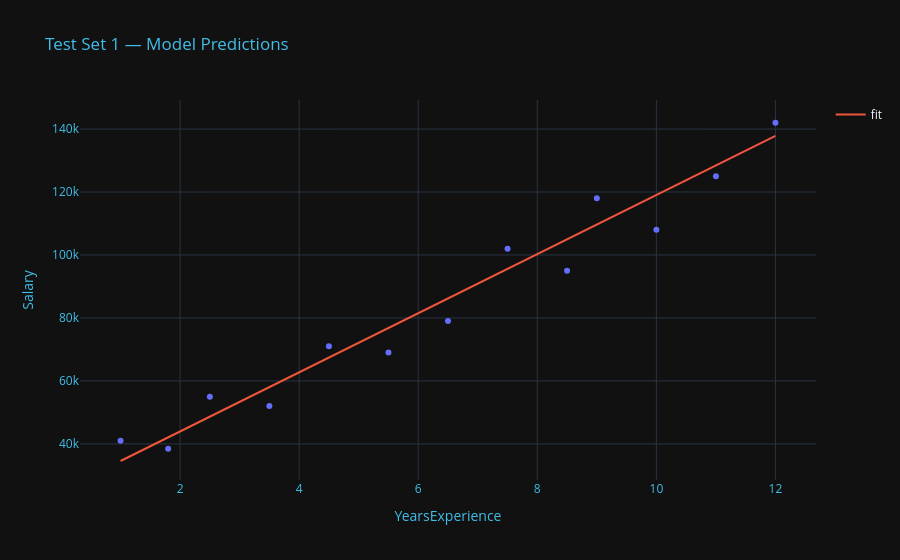
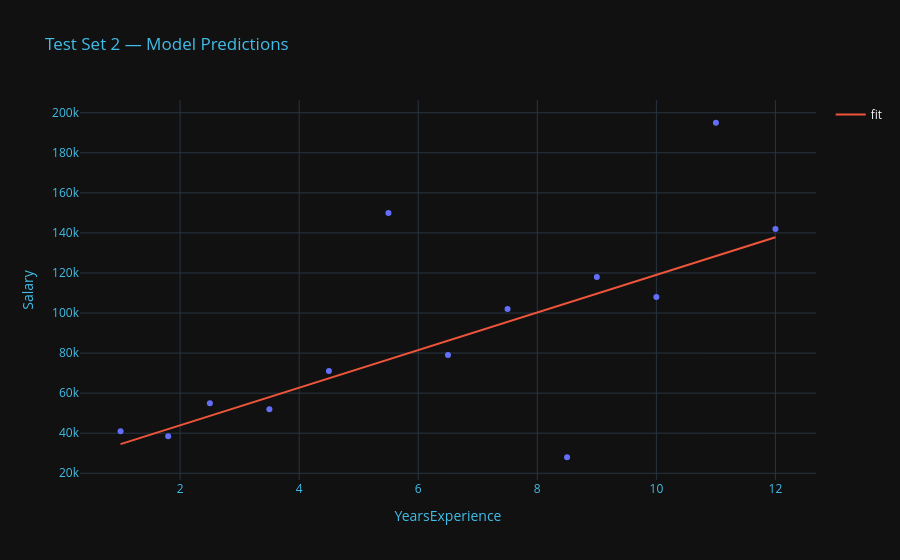
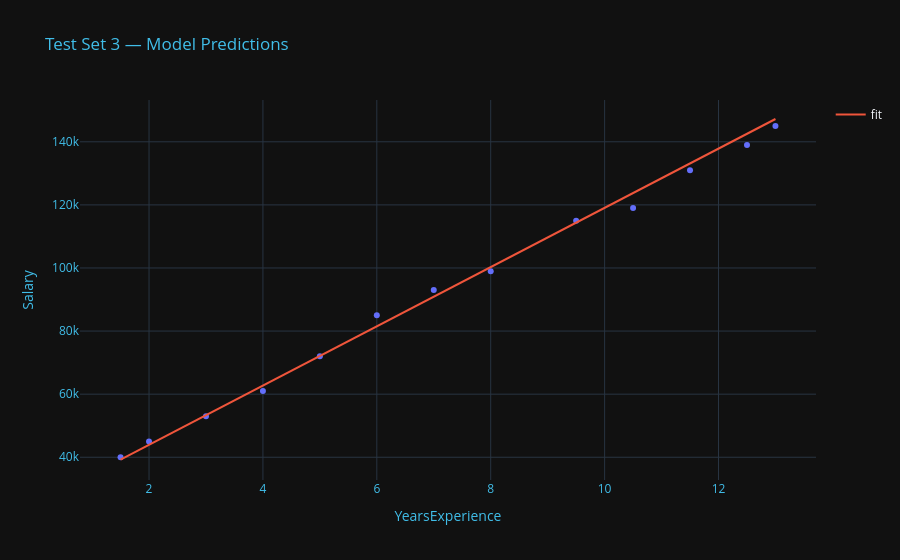
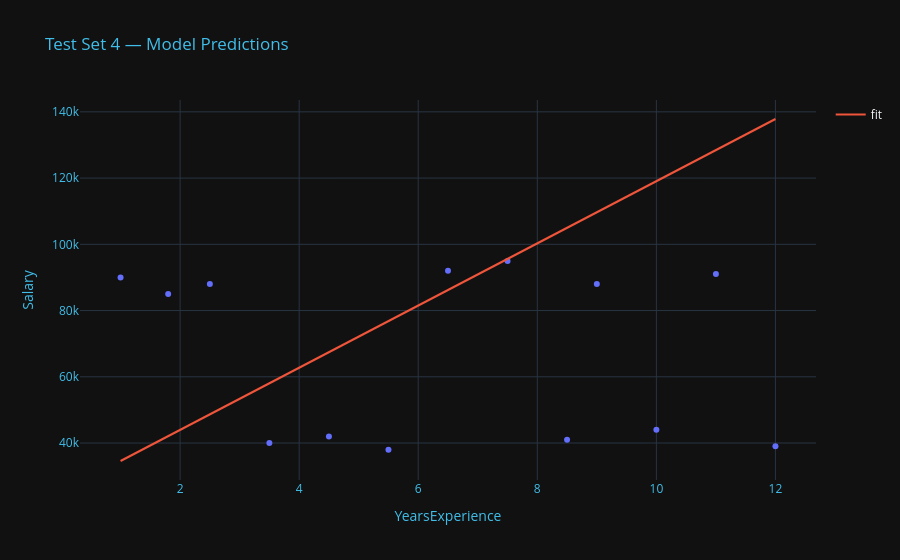

The notebook cell these images were saved under, in order:
### Code cell
#training skikitlearn lr on same data
sk_model = lr()
sk_model.fit(x_train_scaled.values.reshape(-1,1), y_train_scaled)

#outputting line of best fit on differnt test datas
for dataset_name, df in test_datasets.items():
    x_test = df['YearsExperience']
    y_test = df['Salary']

    x_test_scaled = standardize_x(x_test)

    y_pred_scaled = model.predict(x_test_scaled)
    y_pred = (y_pred_scaled * np.std(y_train)) + np.mean(y_train)

    sk_pred_test = (sk_model.predict(x_test_scaled.values.reshape(-1, 1)) * np.std(y_train)) + np.mean(y_train)

    fig = px.scatter(x=x_test, y=y_test, title=f'{dataset_name} — Model Predictions',
                     template="plotly_dark", labels={'x': 'YearsExperience', 'y': 'Salary'})
    fig.add_scatter(x=x_test, y=y_pred, mode='lines', name='fit')
    fig.update_layout(title_font_color="#41BEE9",
                      xaxis=dict(color="#41BEE9"),
                      yaxis=dict(color="#41BEE9"))
    fig.show()

    ss_res = np.sum((y_test - y_pred)**2)
    ss_tot = np.sum((y_test - np.mean(y_test))**2)
    r2 = 1 - (ss_res / ss_tot)
    print(f'My R²:      {r2:.4f}')
    print(f'Sklearn R²: {r2_score(y_test, sk_pred_test):.4f}\n')

### Figure 1 — Plotly figure (JSON) as saved in the notebook; plotly's stock layout.template omitted (floating-point values rounded to 4 significant figures)
{"data": [{"hovertemplate": "YearsExperience=%{x}<br>Salary=%{y}<extra></extra>", "legendgroup": "", "marker": {"color": "#636efa", "symbol": "circle"}, "mode": "markers", "name": "", "orientation": "v", "showlegend": false, "type": "scatter", "x": [1.0, 1.8, 2.5, 3.5, 4.5, 5.5, 6.5, 7.5, 8.5, 9.0, 10.0, 11.0, 12.0], "xaxis": "x", "y": [41000, 38500, 55000, 52000, 71000, 69000, 79000, 102000, 95000, 118000, 108000, 125000, 142000], "yaxis": "y"}, {"mode": "lines", "name": "fit", "type": "scatter", "x": [1.0, 1.8, 2.5, 3.5, 4.5, 5.5, 6.5, 7.5, 8.5, 9.0, 10.0, 11.0, 12.0], "y": [34570.0, 42080.0, 48650.0, 58040.0, 67430.0, 76820.0, 86210.0, 95590.0, 105000.0, 109700.0, 119100.0, 128500.0, 137800.0]}], "layout": {"legend": {"tracegroupgap": 0}, "title": {"font": {"color": "#41BEE9"}, "text": "Test Set 1 — Model Predictions"}, "xaxis": {"anchor": "y", "color": "#41BEE9", "domain": [0, 1], "title": {"text": "YearsExperience"}}, "yaxis": {"anchor": "x", "color": "#41BEE9", "domain": [0, 1], "title": {"text": "Salary"}}}}

### Figure 2 — Plotly figure (JSON) as saved in the notebook; plotly's stock layout.template omitted (floating-point values rounded to 4 significant figures)
{"data": [{"hovertemplate": "YearsExperience=%{x}<br>Salary=%{y}<extra></extra>", "legendgroup": "", "marker": {"color": "#636efa", "symbol": "circle"}, "mode": "markers", "name": "", "orientation": "v", "showlegend": false, "type": "scatter", "x": [1.0, 1.8, 2.5, 3.5, 4.5, 5.5, 6.5, 7.5, 8.5, 9.0, 10.0, 11.0, 12.0], "xaxis": "x", "y": [41000, 38500, 55000, 52000, 71000, 150000, 79000, 102000, 28000, 118000, 108000, 195000, 142000], "yaxis": "y"}, {"mode": "lines", "name": "fit", "type": "scatter", "x": [1.0, 1.8, 2.5, 3.5, 4.5, 5.5, 6.5, 7.5, 8.5, 9.0, 10.0, 11.0, 12.0], "y": [34570.0, 42080.0, 48650.0, 58040.0, 67430.0, 76820.0, 86210.0, 95590.0, 105000.0, 109700.0, 119100.0, 128500.0, 137800.0]}], "layout": {"legend": {"tracegroupgap": 0}, "title": {"font": {"color": "#41BEE9"}, "text": "Test Set 2 — Model Predictions"}, "xaxis": {"anchor": "y", "color": "#41BEE9", "domain": [0, 1], "title": {"text": "YearsExperience"}}, "yaxis": {"anchor": "x", "color": "#41BEE9", "domain": [0, 1], "title": {"text": "Salary"}}}}

### Figure 3 — Plotly figure (JSON) as saved in the notebook; plotly's stock layout.template omitted (floating-point values rounded to 4 significant figures)
{"data": [{"hovertemplate": "YearsExperience=%{x}<br>Salary=%{y}<extra></extra>", "legendgroup": "", "marker": {"color": "#636efa", "symbol": "circle"}, "mode": "markers", "name": "", "orientation": "v", "showlegend": false, "type": "scatter", "x": [1.5, 2.0, 3.0, 4.0, 5.0, 6.0, 7.0, 8.0, 9.5, 10.5, 11.5, 12.5, 13.0], "xaxis": "x", "y": [40000, 45000, 53000, 61000, 72000, 85000, 93000, 99000, 115000, 119000, 131000, 139000, 145000], "yaxis": "y"}, {"mode": "lines", "name": "fit", "type": "scatter", "x": [1.5, 2.0, 3.0, 4.0, 5.0, 6.0, 7.0, 8.0, 9.5, 10.5, 11.5, 12.5, 13.0], "y": [39260.0, 43960.0, 53350.0, 62740.0, 72120.0, 81510.0, 90900.0, 100300.0, 114400.0, 123800.0, 133100.0, 142500.0, 147200.0]}], "layout": {"legend": {"tracegroupgap": 0}, "title": {"font": {"color": "#41BEE9"}, "text": "Test Set 3 — Model Predictions"}, "xaxis": {"anchor": "y", "color": "#41BEE9", "domain": [0, 1], "title": {"text": "YearsExperience"}}, "yaxis": {"anchor": "x", "color": "#41BEE9", "domain": [0, 1], "title": {"text": "Salary"}}}}

### Figure 4 — Plotly figure (JSON) as saved in the notebook; plotly's stock layout.template omitted (floating-point values rounded to 4 significant figures)
{"data": [{"hovertemplate": "YearsExperience=%{x}<br>Salary=%{y}<extra></extra>", "legendgroup": "", "marker": {"color": "#636efa", "symbol": "circle"}, "mode": "markers", "name": "", "orientation": "v", "showlegend": false, "type": "scatter", "x": [1.0, 1.8, 2.5, 3.5, 4.5, 5.5, 6.5, 7.5, 8.5, 9.0, 10.0, 11.0, 12.0], "xaxis": "x", "y": [90000, 85000, 88000, 40000, 42000, 38000, 92000, 95000, 41000, 88000, 44000, 91000, 39000], "yaxis": "y"}, {"mode": "lines", "name": "fit", "type": "scatter", "x": [1.0, 1.8, 2.5, 3.5, 4.5, 5.5, 6.5, 7.5, 8.5, 9.0, 10.0, 11.0, 12.0], "y": [34570.0, 42080.0, 48650.0, 58040.0, 67430.0, 76820.0, 86210.0, 95590.0, 105000.0, 109700.0, 119100.0, 128500.0, 137800.0]}], "layout": {"legend": {"tracegroupgap": 0}, "title": {"font": {"color": "#41BEE9"}, "text": "Test Set 4 — Model Predictions"}, "xaxis": {"anchor": "y", "color": "#41BEE9", "domain": [0, 1], "title": {"text": "YearsExperience"}}, "yaxis": {"anchor": "x", "color": "#41BEE9", "domain": [0, 1], "title": {"text": "Salary"}}}}
